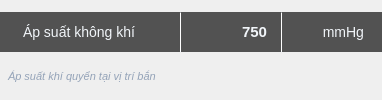
       <widget class="QWidget" name="airPressureContainer" native="true">
        <layout class="QVBoxLayout" name="airPressureLayout">
         <property name="spacing">
          <number>3</number>
         </property>
         <property name="leftMargin">
          <number>0</number>
         </property>
         <property name="topMargin">
          <number>0</number>
         </property>
         <property name="rightMargin">
          <number>0</number>
         </property>
         <property name="bottomMargin">
          <number>0</number>
         </property>
         
         <!-- Capsule Input -->
         <item>
          <widget class="QWidget" name="airPressureCapsule" native="true">
           <property name="minimumSize">
            <size>
             <width>0</width>
             <height>40</height>
            </size>
           </property>
           <property name="maximumSize">
            <size>
             <width>16777215</width>
             <height>40</height>
            </size>
           </property>
           <layout class="QHBoxLayout" name="airPressureCapsuleLayout">
            <property name="spacing">
             <number>0</number>
            </property>
            <property name="leftMargin">
             <number>0</number>
            </property>
            <property name="topMargin">
             <number>0</number>
            </property>
            <property name="rightMargin">
             <number>0</number>
            </property>
            <property name="bottomMargin">
             <number>0</number>
            </property>
            
            <!-- Label bên trái -->
            <item>
             <widget class="QLabel" name="airPressureLabel">
              <property name="minimumSize">
               <size>
                <width>180</width>
                <height>40</height>
               </size>
              </property>
              <property name="maximumSize">
               <size>
                <width>16777215</width>
                <height>40</height>
               </size>
              </property>
              <property name="text">
               <string>Áp suất không khí</string>
              </property>
              <property name="alignment">
               <set>Qt::AlignLeft|Qt::AlignVCenter</set>
              </property>
              <property name="styleSheet">
               <string notr="true">QLabel {
    background-color: #525252;
    color: #F1F5F9;
    font-size: 14px;
    font-family: 'Tahoma', Arial, sans-serif;
    padding-left: 20px;
    border-top-left-radius: 25px;
    border-bottom-left-radius: 25px;
}</string>
              </property>
             </widget>
            </item>
            
            <!-- Separator 1 -->
            <item>
             <widget class="Line" name="airPressureSep1">
              <property name="minimumSize">
               <size>
                <width>1</width>
                <height>0</height>
               </size>
              </property>
              <property name="maximumSize">
               <size>
                <width>1</width>
                <height>16777215</height>
               </size>
              </property>
              <property name="styleSheet">
               <string notr="true">background-color: #F1F5F9;</string>
              </property>
              <property name="orientation">
               <enum>Qt::Vertical</enum>
              </property>
             </widget>
            </item>
            
            <!-- Input Field -->
            <item>
             <widget class="QLineEdit" name="airPressureInput">
              <property name="minimumSize">
               <size>
                <width>100</width>
                <height>40</height>
               </size>
              </property>
              <property name="maximumSize">
               <size>
                <width>100</width>
                <height>40</height>
               </size>
              </property>
              <property name="text">
               <string>750</string>
              </property>
              <property name="alignment">
               <set>Qt::AlignRight|Qt::AlignVCenter</set>
              </property>
              <property name="styleSheet">
               <string notr="true">QLineEdit {
    background-color: #525252;
    color: #F1F5F9;
    border: none;
    font-size: 15px;
    font-weight: bold;
    font-family: 'Tahoma', Arial, sans-serif;
    padding-right: 10px;
}
QLineEdit:focus {
    background-color: #626262;
}
QLineEdit:disabled {
    background-color: #3a3a3a;
    color: #808080;
}</string>
              </property>
             </widget>
            </item>
            
            <!-- Separator 2 -->
            <item>
             <widget class="Line" name="airPressureSep2">
              <property name="minimumSize">
               <size>
                <width>1</width>
                <height>0</height>
               </size>
              </property>
              <property name="maximumSize">
               <size>
                <width>1</width>
                <height>16777215</height>
               </size>
              </property>
              <property name="styleSheet">
               <string notr="true">background-color: #F1F5F9;</string>
              </property>
              <property name="orientation">
               <enum>Qt::Vertical</enum>
              </property>
             </widget>
            </item>
            
            <!-- Unit Label -->
            <item>
             <widget class="QLabel" name="airPressureUnit">
              <property name="minimumSize">
               <size>
                <width>100</width>
                <height>40</height>
               </size>
              </property>
              <property name="maximumSize">
               <size>
                <width>100</width>
                <height>40</height>
               </size>
              </property>
              <property name="text">
               <string>mmHg</string>
              </property>
              <property name="alignment">
               <set>Qt::AlignRight|Qt::AlignVCenter</set>
              </property>
              <property name="styleSheet">
               <string notr="true">QLabel {
    background-color: #525252;
    color: #F1F5F9;
    font-size: 14px;
    font-family: 'Tahoma', Arial, sans-serif;
    padding-right: 15px;
    border-top-right-radius: 25px;
    border-bottom-right-radius: 25px;
}</string>
              </property>
             </widget>
            </item>
           </layout>
          </widget>
         </item>

         <!-- Note Label -->
         <item>
          <widget class="QLabel" name="airPressureNote">
           <property name="minimumSize">
            <size>
             <width>0</width>
             <height>20</height>
            </size>
           </property>
           <property name="maximumSize">
            <size>
             <width>16777215</width>
             <height>20</height>
            </size>
           </property>
           <property name="text">
            <string>Áp suất khí quyển tại vị trí bắn</string>
           </property>
           <property name="alignment">
            <set>Qt::AlignLeft|Qt::AlignTop</set>
           </property>
           <property name="wordWrap">
            <bool>true</bool>
           </property>
           <property name="styleSheet">
            <string notr="true">QLabel {
    background-color: transparent;
    color: #94A3B8;
    font-size: 11px;
    font-style: italic;
    padding-left: 5px;
    padding-right: 5px;
}</string>
           </property>
          </widget>
         </item>
        </layout>
       </widget>
